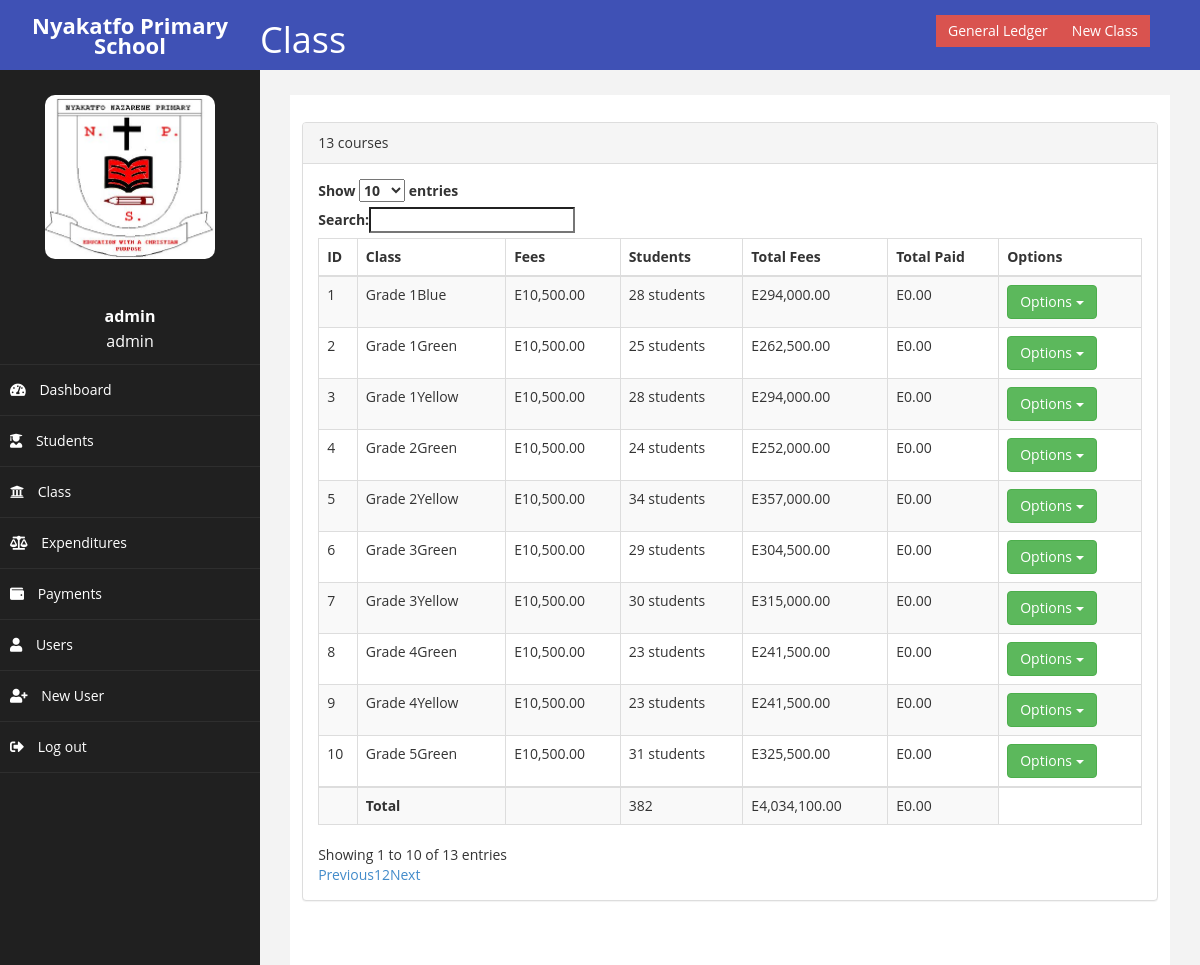
Screenshot of /courses.php (signed in) with the database file from the repository.
### tables this page shows
CREATE TABLE `course` (
  `ID` int(11) NOT NULL,
  `name` text NOT NULL,
  `fees` text NOT NULL,
  `date_created` text NOT NULL
);

### Utilities/Course/CourseExt.php (called while the page is built, shortened)
<?php
function getAllCourseIds()
{
    $query = "
            SELECT
                *
            FROM course
        ";
    try {
        $stmt   = $db->prepare($query);
        $result = $stmt->execute();
    }
    catch (PDOException $ex) {
        echo $ex;
        return null;
    }
    $ids = array();
    while ($data = $stmt->fetch())
    {
        $ids[] = $data['ID'];
    }
    return $ids;
}

### Utilities/Course/Course.php (called while the page is built, shortened)
<?php
class Course
{
    public function create_from_id($id)
    {
        $query = "
            SELECT
                *
            FROM course
            WHERE ID = '" . $id . "'
        ";
        try {
            $stmt   = $db->prepare($query);
            $result = $stmt->execute();
        }
        catch (PDOException $ex) {
            die ($ex);
            return false;
        }
        $data = $stmt->fetch();
        if(isset($data) && isset($data['ID']))
        {
            $this->ID = $data['ID'];
            $this->name = $data['name'];
            $this->fees = $data['fees'];
            return true;
        }
        else
            return false;
    }
}

### courses.php (the view, shortened to what this page needs)
<?php
require "Utilities/Course/Course.php";
require "Utilities/Course/CourseExt.php";
?>
<!DOCTYPE html>
<html xmlns="http://www.w3.org/1999/xhtml">
<head>
    <link href="assets/css/bootstrap.css" rel="stylesheet" />
    <link href="assets/css/font-awesome.css" rel="stylesheet" />
    <link href="assets/js/morris/morris-0.4.3.min.css" rel="stylesheet" />
    <link href="assets/css/custom.css" rel="stylesheet" />
</head>
<body>
<div id="wrapper" ">
<nav class="navbar navbar-default navbar-cls-top " role="navigation" style="margin-bottom: 0;background: #3F51B5;">
    <div class="navbar-header">
        <a class="navbar-brand" style="background: #3F51B5;color: #fff;font-size: 22px" href=""><?php echo SYSTEM_NAME ?></a> <h1 style="float: right;color: #fff">Class</h1>
    </div>
    <div style="color: white;
padding: 15px 50px 5px 50px;
float: right;
font-size: 16px;"> <a href="register_course.php" class="btn btn-danger square-btn-adjust">General Ledger</a><a href="register_course.php" class="btn btn-danger square-btn-adjust">New Class</a> </div>
</nav>
<?php
require('nav_side.php');
?>
<div id="page-wrapper" >
    <div id="page-inner">
        <div class="row" style="padding: 2%;">
            <?php
            $ids = getAllCourseIds();
            $number_of_ids = 0;
            foreach ($ids as $id)
                $number_of_ids++;
            echo "<div class=\"panel panel-default\">
                <div class=\"panel-heading\">
                    $number_of_ids courses
                </div>
                <div class=\"panel-body\">
                    <div class=\"table-responsive\">
                        <table class=\"table table-striped table-bordered table-hover\" id=\"dataTables-example\">
                            <thead>
                                        <tr>
                                            <th>ID</th>
                                            <th>Class</th>
                                             <th>Fees</th>
                                            <th>Students</th>
                                            <th>Total Fees</th>
                                            <th>Total Paid</th>
                                            <th>Options</th>
                                        </tr>
                                    </thead>
                                    <tbody>
                                    ";
            $total_students = 0;
            $grand_total = 0;
$paid_total = 0;
            foreach ($ids as $id)
            {
                $course = new Course();
                if(!$course->create_from_id($id))
                    continue;
                $student_paid = 0.0;
                $student_ids = getStudentsIdsUsingCourseId($course->ID);
                $pay = getAllPaymentsIdC($course->ID);
                foreach ($pay as $paid){
                    $stu = new Payment();
                    $stu->create_from_id($paid);
                    $student_paid += $stu->amount;
                }
                $students_number = 0;
                foreach ($student_ids as $student_id){
                    $students_number++;
                }
                $total_students += $students_number;
                $paid_total += $student_paid;
                $total_courses = ($students_number * $course->fees);
                $grand_total += $total_courses;
                echo "                           <tr class=\"odd gradeX\">
                                            <td>$course->ID</td>
                                            <td>$course->name</td>
                                            <td>E" . number_format((float)$course->fees, 2) . "</td>
                                            <td>$students_number students</td>
                                            <td>E" . number_format((float)$total_courses, 2) . "</td>
                                            <td>E" . number_format((float)$student_paid,2)."</td>
                                                    <td> <div class=\"btn-group\">
											  <button data-toggle=\"dropdown\" class=\"btn btn-success dropdown-toggle\">Options <span class=\"caret\"></span></button>
											  <ul class=\"dropdown-menu\">
											  <li><a href='students.php?id=$course->ID'>View</a></li>
											  <li class=\"divider\"></li>
												<li><a href='register_course.php?id=$course->ID'>Edit</a></li>
												<li><a href='#' onclick='delete_item($course->ID)'>Delete</a></li>
                                                                                                <li><a href='Utilities/receipt_1/receipt_3.php?id=$course->ID&num=$students_number'>View Ledger</a></li>
											  </ul>
											</div>
											</td>
                                        </tr>
                                        ";
            }
            echo "
                </tbody>
<tr >
                                            <td></td>
                                            <td><strong>Total</strong></td>
                                            <td class='colsum'></td>
                                            <td class='colsum'> $total_students</td>
                                            <td class='colsum'> E" . number_format((float)$grand_total,2)."</td>
                                            <td class='colsum'>E" . number_format((float)$paid_total,2)."</td>
                                            </tr>
                        </table>
                    </div>
                </div>
            </div>
                    ";
            ?>
        </div>
    </div>
</div>
</body>
</html>

### nav_side.php (shortened to what this page needs)
<!DOCTYPE html>
<html lang="en">
<head>
    <link href="assets/css/bootstrap.css" rel="stylesheet" />
    <link href="assets/css/font-awesome.css" rel="stylesheet" />
    <link href="assets/css/font-awesome.min.css" rel="stylesheet" />
    <link href="assets/css/all.css" rel="stylesheet" />
    <link href="assets/js/morris/morris-0.4.3.min.css" rel="stylesheet" />
    <link href="assets/css/custom.css" rel="stylesheet" />
</head>
<nav class="navbar-default navbar-side noPrint" role="navigation">
    <div class="sidebar-collapse">
        <ul class="nav" id="main-menu">
            <li class="text-center">
                <img src="assets/img/Annadale_logo - Copy.png" class="user-image img-responsive"/>
                <p style="color: white"><strong><?php  echo $_SESSION[SESSION_DISPLAY_NAME]; ?></strong><br><?php
                    echo $_SESSION[SESSION_USER_NAME]; ?></p>
            </li>
            <?php
                echo "<li><a  href='dash.php'><i class='fas fa-tachometer-alt'></i> Dashboard</a></li>";
            ?>
            <?php
            if($_SESSION[SESSION_ACCESS]== 0 || $_SESSION[SESSION_ACCESS]== 3)
                echo "<li><a  href='students.php'><i class='fas fa-user-graduate'></i> Students</a></li>";
            else
                echo "";
            ?>
            <?php
            if($_SESSION[SESSION_ACCESS]== 2 || $_SESSION[SESSION_ACCESS]== 0 || $_SESSION[SESSION_ACCESS]== 3)
                echo "<li><a  href='courses.php'><i class='fas fa-university'></i> Class</a></li>";
            else
                echo "";
            ?>
             <?php
            if($_SESSION[SESSION_ACCESS]== 2 || $_SESSION[SESSION_ACCESS]== 0 || $_SESSION[SESSION_ACCESS]== 3)
                echo "<li><a  href='payments_1.php'><i class='fas fa-balance-scale'></i> Expenditures</a></li>";
            else
                echo "";
            ?>
            <?php
            if($_SESSION[SESSION_ACCESS]== 2 || $_SESSION[SESSION_ACCESS]== 0 || $_SESSION[SESSION_ACCESS]== 3)
                echo "<li><a  href='payments.php'><i class='fas fa-wallet'></i> Payments</a></li>";
            else
                echo "";
            ?>
            <?php
            if($_SESSION[SESSION_ACCESS]== 0)
                echo "<li><a  href='users.php'><i class='fa fa-user'></i> Users</a></li>";
            else
                echo "";
            ?>
            <?php
            if($_SESSION[SESSION_ACCESS]== 0 || $_SESSION[SESSION_ACCESS]== 3)
                echo "<li><a  href='register'><i class='fas fa-user-plus'></i> New User</a></li>";
            else
                echo "";
            ?>
            <li>
                <a  href="sign_out.php"><i class='fas fa-sign-out-alt'></i> Log out</a>
            </li>
        </ul>
    </div>
</nav>
</html>

### assets/css/custom.css (style rules this page uses)
body { font-family: 'Open Sans', sans-serif; }
#wrapper { width: 100%; background:#202020; }
#page-wrapper { padding: 15px 15px; min-height: 600px; background:#F3F3F3; }
#page-inner { width:100%; margin:10px 20px 10px 0px; background-color:#fff!important; padding:10px; min-height:1200px; }
.text-center { text-align:center; }
.square-btn-adjust { border: 0px solid transparent; -webkit-border-radius: 0px; -moz-border-radius: 0px; border-radius: 0px; }
p { font-size:16px; line-height:25px; padding-top:20px; }
.user-image { margin: 25px auto; -webkit-border-radius: 10px; -moz-border-radius: 10px; border-radius: 10px; max-height:170px; max-width:170px; }
.navbar-cls-top .navbar-brand { color: #fff; background: #3F51B5; width: 260px; text-align: center; height: 60px; font-size: 30px; font-weight: 700; }
.sidebar-collapse , .sidebar-collapse .nav { background:none; }
.sidebar-collapse .nav { padding:0; }
.sidebar-collapse .nav > li > a { color:#fff; background:#202020; text-shadow:none; }
.sidebar-collapse > .nav > li > a { padding:15px 10px; }
.sidebar-collapse > .nav > li { border-bottom: 1px solid rgba(107, 108, 109, 0.19); }
.navbar-side { border:none; background-color: #202020; }
.navbar-cls-top { background:#4D4D4D; border-bottom:none; }
.navbar-default { border:0px solid black; }
.navbar-header { background: #3F51B5; }
.nav > li > a > i { margin-right:10px; }
@media (min-width:768px) { #page-wrapper { margin: 0 0 0 260px; padding: 15px 30px; min-height: 1200px; } }
@media (min-width:768px) { .navbar-side { z-index: 1; position: absolute; width: 260px; } }
@media (min-width:768px) { .navbar { border-radius: 0px; } }

### assets/css/all.css (style rules this page uses)
.fa, .fas, .far, .fal, .fab { -moz-osx-font-smoothing: grayscale; -webkit-font-smoothing: antialiased; display: inline-block; font-style: normal; font-variant: normal; text-rendering: auto; line-height: 1; }
.fa-balance-scale:before { content: "\f24e"; }
.fa-sign-out-alt:before { content: "\f2f5"; }
.fa-tachometer-alt:before { content: "\f3fd"; }
.fa-university:before { content: "\f19c"; }
.fa-user:before { content: "\f007"; }
.fa-user-graduate:before { content: "\f501"; }
.fa-user-plus:before { content: "\f234"; }
.fa-wallet:before { content: "\f555"; }
.fa, .fas { font-family: 'Font Awesome 5 Free'; font-weight: 900; }

### rows the page displays
course: ID "1", name "Grade 1Blue", fees "10,500.00", students_number "28", fees "294,000.00", student_paid "0.00"
course: ID "2", name "Grade 1Green", fees "10,500.00", students_number "25", fees "262,500.00", student_paid "0.00"
course: ID "3", name "Grade 1Yellow", fees "10,500.00", students_number "28", fees "294,000.00", student_paid "0.00"
course: ID "4", name "Grade 2Green", fees "10,500.00", students_number "24", fees "252,000.00", student_paid "0.00"
course: ID "5", name "Grade 2Yellow", fees "10,500.00", students_number "34", fees "357,000.00", student_paid "0.00"
course: ID "6", name "Grade 3Green", fees "10,500.00", students_number "29", fees "304,500.00", student_paid "0.00"
course: ID "7", name "Grade 3Yellow", fees "10,500.00", students_number "30", fees "315,000.00", student_paid "0.00"
course: ID "8", name "Grade 4Green", fees "10,500.00", students_number "23", fees "241,500.00", student_paid "0.00"
course: ID "9", name "Grade 4Yellow", fees "10,500.00", students_number "23", fees "241,500.00", student_paid "0.00"
course: ID "10", name "Grade 5Green", fees "10,500.00", students_number "31", fees "325,500.00", student_paid "0.00"

### other values shown
SYSTEM_NAME "Nyakatfo Primary School"
$_SESSION[SESSION_DISPLAY_NAME] "admin"
$_SESSION[SESSION_USER_NAME] "admin"
$number_of_ids "13"
$total_students "382"
$grand_total "4,034,100.00"
$paid_total "0.00"
